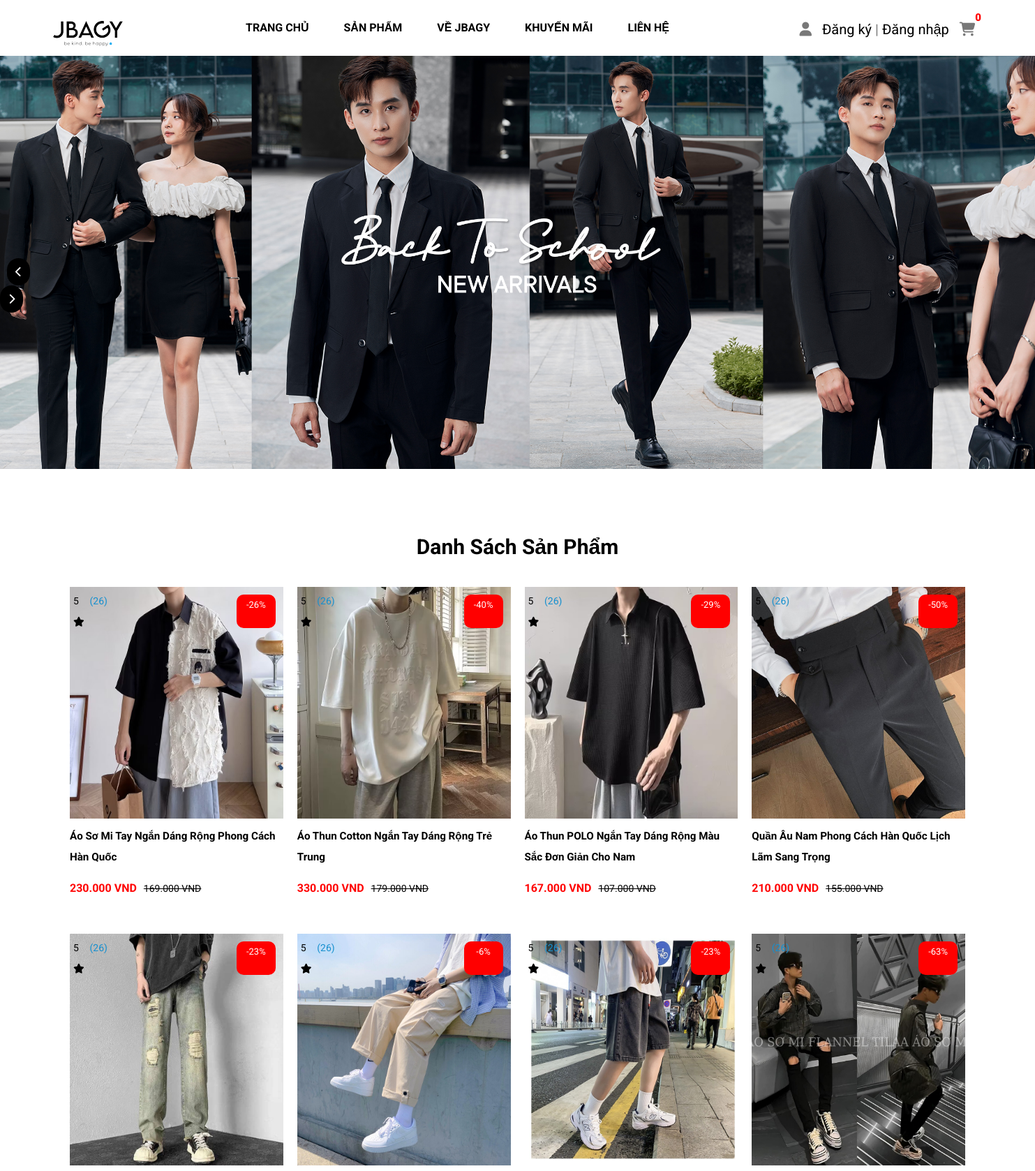
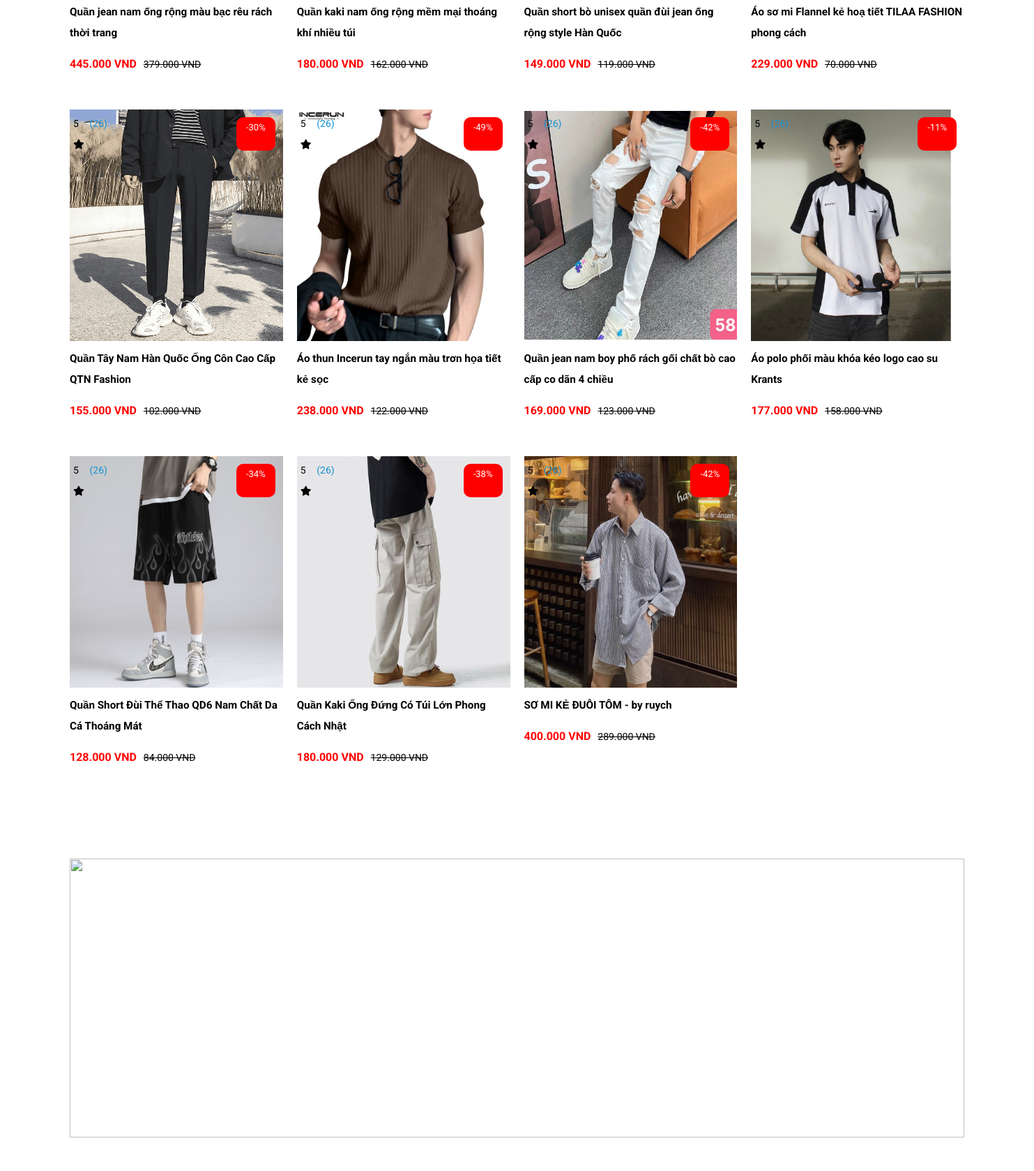
Screenshot of /views/index-website.php (upper part) with the database file from the repository (2 pictures, top to bottom).
### tables this page shows
CREATE TABLE `product` (
  `id` int(11) NOT NULL,
  `product_name` varchar(200) NOT NULL,
  `sale` varchar(50) NOT NULL,
  `img` varchar(500) NOT NULL,
  `img1` varchar(500) NOT NULL,
  `img2` varchar(500) NOT NULL,
  `img3` varchar(500) NOT NULL,
  `img4` varchar(500) NOT NULL,
  `daban` varchar(200) NOT NULL,
  `price` varchar(100) NOT NULL,
  `price_del` varchar(100) NOT NULL,
  `mota` varchar(1500) NOT NULL,
  `luotxem` int(100) NOT NULL,
  `category_id` int(11) NOT NULL
);

### model/pdo.php (called while the page is built, shortened)
<?php
function pdo_get_connection(){
    $dburl = "mysql:host=localhost;dbname=duanmau;charset=utf8";
    $username = 'root';
    $password = '';
    $conn = new PDO($dburl, $username, $password);
    $conn->setAttribute(PDO::ATTR_ERRMODE, PDO::ERRMODE_EXCEPTION);
    return $conn;
}
function pdo_query($sql){
    $sql_args = array_slice(func_get_args(), 1);
    try{
        $conn = pdo_get_connection();
        $stmt = $conn->prepare($sql);
        $stmt->execute($sql_args);
        $rows = $stmt->fetchAll();
        return $rows;
    }
    catch(PDOException $e){
        throw $e;
    }
    finally{
        unset($conn);
    }
}

### model/sanpham.php (called while the page is built, shortened)
<?php
require_once 'pdo.php';
function product_select_all()
{
    $sql = "SELECT * FROM product";
    $listsp = pdo_query($sql);
    return $listsp;
}

### views/website/trangchu.php (the view, shortened to what this page needs)
<section class="banner">
    <img src="" alt="" class="load" width="100%">
    <div class="slide">
        <button onclick="truoc()" class="truoc"><i class="fa-solid fa-chevron-left"></i></button>
        <button onclick="sau()" class="sau"><i class="fa-solid fa-chevron-right"></i></button>
    </div>
</section>
<main class="tong">
    <h3 class="h3-trangchu">Danh Sách Sản Phẩm</h3>
    <section class="list-product">
        <?php foreach ($products as $pro) : ?>
        <div class="t-product">
            <a href="index-website.php?act=ctsp&id=<?= $pro['id'] ?>" >
            <div class="sp">
                <div class="sp-img">
                    <img src="../views/img/<?=$pro['img']?>" alt="">
                </div>
                <div class="sp-name">
                    <h3><?=$pro['product_name']?></h3>
                </div>
                <div class="price">
                    <span><?=$pro['price']?></span>
                    <del><?=$pro['price_del']?></del>
                </div>
                <div class="dg-giam">
                    <div class="danhgia">
                        <span>5 <i class="fa-solid fa-star"></i></span><p>(26)</p>
                    </div>
                    <div class="giam">
                        <span><?=$pro['sale']?></span>
                    </div>
                </div>
            </div>
            </a>
        </div>
        <?php endforeach ?>
    </section>
    <section class="banner-1">
        <img src="../views/img/chinh-sach.png" alt="" width="100%">
    </section>
</main>

### views/css/header.css (style rules this page uses)
* { padding: 0; margin: 0; box-sizing: border-box; font-family: 'Roboto', sans-serif; }

### views/css/banner.css (style rules this page uses)
.banner { position: relative; width: 100%; }
.slide { position: absolute; top: 290px; }
.slide i { font-size: 15px; background-color: black; color: white; border-radius: 50px; padding: 12px; }
.slide button { background: none; border: none; }
.slide .truoc i { margin-left: 10px; margin-right: 1430px; }
.banner-1 { width: 100%; padding-top: 50px; padding-bottom: 50px; height: 500px; padding-left: 100px; padding-right: 100px; }
.banner-1 img { height: 400px; }

### views/css/trangchu.css (style rules this page uses)
.h3-trangchu { font-size: 30px; margin-top: 90px; text-align: center; margin-bottom: 40px; }
.list-product { padding-left: 100px; padding-right: 100px; margin-top: 20px; display: grid; grid-template-columns: 1fr 1fr 1fr 1fr; gap: 20px; }
.t-product { position: relative; overflow: hidden; margin-bottom: 30px; }
.t-product a { text-decoration: none; color: black; }
.sp { line-height: 30px; }
.sp-img img { width: 310px; height: 332px; }
.sp-name { font-size: 13px; }
.price span { font-weight: bold; color: red; }
.price del { font-size: 14px; padding-left: 10px; }
.dg-giam { display: flex; margin-left: 5px; margin-right: 5px; position: absolute; top: 5px; }
.danhgia { display: flex; font-size: 14px; }
.danhgia p { color: #1790CF; }
.giam { font-size: 13px; margin: 6px; background-color: red; border-radius: 10px; color: white; width: 60px; text-align: center; margin-left: 185px; }

### views/css/chitietSP.css (style rules this page uses)
.price { display: flex; padding-top: 15px; }
.list-product { margin-top: 20px; display: grid; grid-template-columns: 1fr 1fr 1fr 1fr; gap: 20px; margin-bottom: 50px; }
.t-product { position: relative; overflow: hidden; }
.t-product a { text-decoration: none; color: black; }
.sp { line-height: 30px; }
.sp-img img { width: 310px; height: 332px; }
.sp-name { font-size: 13px; }
.price span { font-weight: bold; color: red; }
.price del { font-size: 14px; padding-left: 10px; }

### rows the page displays
product: img (picture), product_name "Áo Sơ Mi Tay Ngắn Dáng Rộng Phong Cách Hàn Quốc", price "230.000 VND", price_del "169.000 VND", sale "-26%"
product: img (picture), product_name "Áo Thun Cotton Ngắn Tay Dáng Rộng Trẻ Trung", price "330.000 VND", price_del "179.000 VND", sale "-40%"
product: img (picture), product_name "Áo Thun POLO Ngắn Tay Dáng Rộng Màu Sắc Đơn Giản Cho Nam", price "167.000 VND", price_del "107.000 VND", sale "-29%"
product: img (picture), product_name "Quần Âu Nam Phong Cách Hàn Quốc Lịch Lãm Sang Trọng", price "210.000 VND", price_del "155.000 VND", sale "-50%"
product: img (picture), product_name "Quần jean nam ống rộng màu bạc rêu rách thời trang", price "445.000 VND", price_del "379.000 VND", sale "-23%"
product: img (picture), product_name "Quần kaki nam ống rộng mềm mại thoáng khí nhiều túi", price "180.000 VND", price_del "162.000 VND", sale "-6%"
product: img (picture), product_name "Quần short bò unisex quần đùi jean ống rộng style Hàn Quốc", price "149.000 VND", price_del "119.000 VND", sale "-23%"
product: img (picture), product_name "Áo sơ mi Flannel kẻ hoạ tiết TILAA FASHION phong cách", price "229.000 VND", price_del "70.000 VND", sale "-63%"
product: img (picture), product_name "Quần Tây Nam Hàn Quốc Ống Côn Cao Cấp QTN Fashion", price "155.000 VND", price_del "102.000 VND", sale "-30%"
product: img (picture), product_name "Áo thun Incerun tay ngắn màu trơn họa tiết kẻ sọc", price "238.000 VND", price_del "122.000 VND", sale "-49%"
product: img (picture), product_name "Quần jean nam boy phố rách gối chất bò cao cấp co dãn 4 chiều", price "169.000 VND", price_del "123.000 VND", sale "-42%"
product: img (picture), product_name "Áo polo phối màu khóa kéo logo cao su Krants", price "177.000 VND", price_del "158.000 VND", sale "-11%"
product: img (picture), product_name "Quần Short Đùi Thể Thao QD6 Nam Chất Da Cá Thoáng Mát", price "128.000 VND", price_del "84.000 VND", sale "-34%"
product: img (picture), product_name "Quần Kaki Ống Đứng Có Túi Lớn Phong Cách Nhật", price "180.000 VND", price_del "129.000 VND", sale "-38%"
product: img (picture), product_name "SƠ MI KẺ ĐUÔI TÔM - by ruych", price "400.000 VND", price_del "289.000 VND", sale "-42%"
